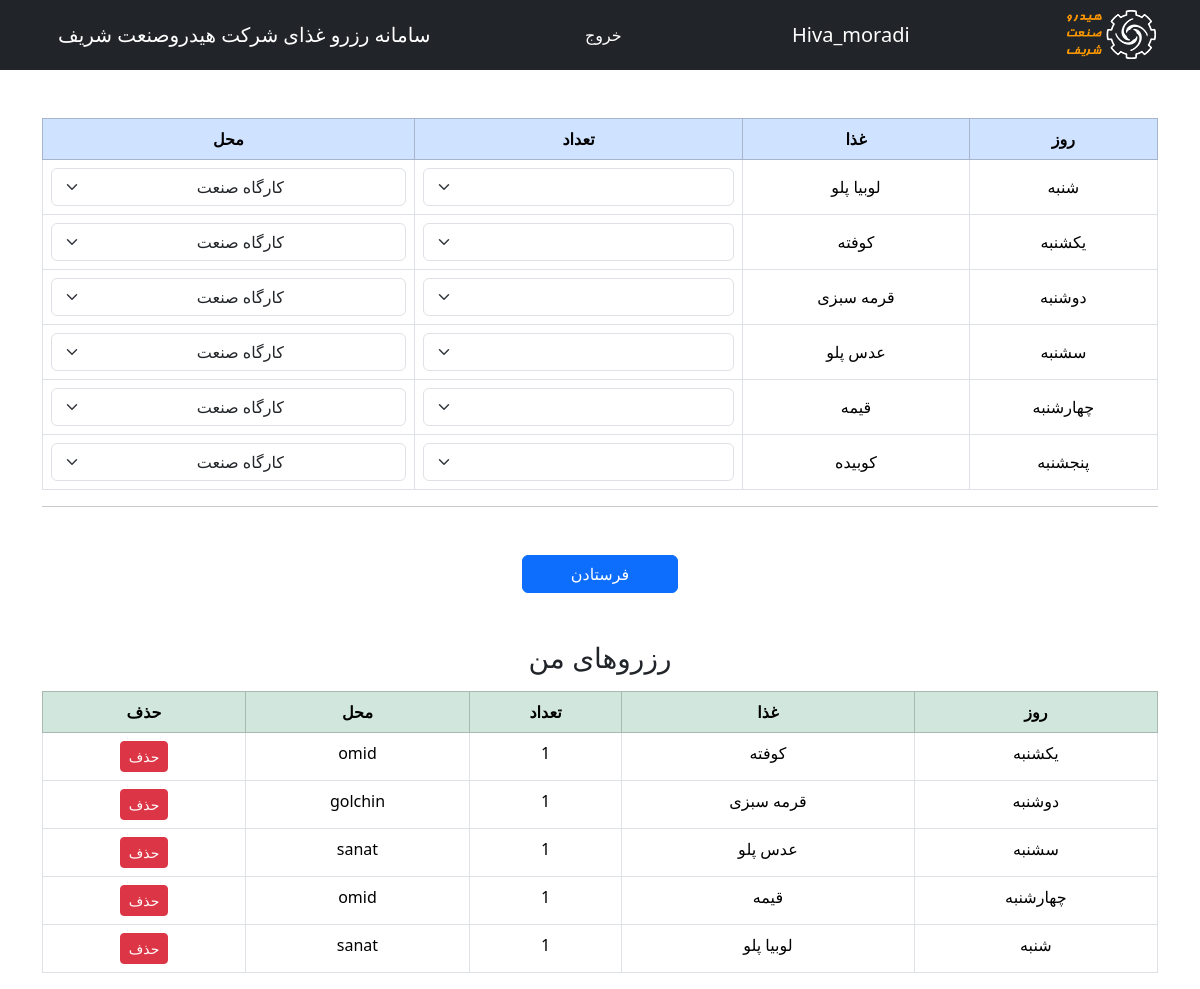
/account/reserve/ (signed in), run on the app's committed database.
### accounts/models.py (models this page shows, shortened)
class Foodlist(models.Model):
    food=models.CharField(max_length=30)
    day=models.CharField(max_length=20)
    reservedate=models.DateField()

class Reservation(models.Model):
    user=models.ForeignKey(User,on_delete=models.CASCADE)
    day=models.CharField(max_length=30)
    food=models.CharField(max_length=40)
    quantity=models.IntegerField()
    location=models.CharField(max_length=40)
    def __str__(self):
        return f'{self.user}'

### accounts/views.py (the view, shortened to what this page needs)
# urls.py: path('reserve/',views.reserve_view, name='reserve'),
@login_required
def reserve_view(request):
    food_list = Foodlist.objects.all()
    reservations = Reservation.objects.filter(user=request.user)
    print(reservations)
    res_dict = {(r.day, r.food): r for r in reservations}
    print(res_dict)
    return render(
        request,
        'accounts/reserve_view.html',
        {'reservations': reservations ,'food_list': food_list}
    )

### templates/accounts/reserve_view.html (shortened to what this page needs)
{% load humanize %} {% load static %}
<!doctype html>
<html lang="fa" dir="rtl">
  <head>
    <link
      rel="stylesheet"
      href="https://cdn.jsdelivr.net/npm/bootstrap@5.3.3/dist/css/bootstrap.rtl.min.css"
    />
  </head>
  <body>
    <nav class="navbar navbar-dark bg-dark">
      <div class="container">
        <img src="{% static 'images/logo.png' %}" alt="" />
        <div class="navbar-brand">{{user.username}}</div>
        <div class="header_item">
          <a
            href="{% url 'logout' %}"
            style="color: white; text-decoration: none"
            >خروج</a
          >
        </div>
        <span class="navbar-brand">سامانه رزرو غذای شرکت هیدروصنعت شریف</span>
      </div>
    </nav>
    <div class="container mt-5">
      <form method="post">
        <table
          class="table table-bordered table-hover text-center align-middle"
        >
          <thead class="table-primary">
            <th>روز</th>
            <th>غذا</th>
            <th>تعداد</th>
            <th>محل</th>
          </thead>
          <tbody>
            {% for item in food_list %}
            <tr>
              <td>{{item.day}}</td>
              <td>{{item.food}}</td>
              <td>
                <input
                  type="number"
                  name="qty_{{item.id}}"
                  max="1"
                  min="0"
                  id=""
                  class="form-select text-center"
                />
              </td>
              <td>
                <select
                  name="location_{{item.id}}"
                  class="form-select text-center"
                >
                  <option value="sanat">کارگاه صنعت</option>
                </select>
              </td>
            </tr>
            {% endfor %}
          </tbody>
        </table>
        <hr />
        <div class="text-center mt-5">
          <input type="submit" value="فرستادن" class="btn btn-primary px-5" />
        </div>
        <h3 class="text-center mt-5">رزروهای من</h3>
        <table class="table table-bordered text-center mt-3">
          <thead class="table-success">
            <tr>
              <th>روز</th>
              <th>غذا</th>
              <th>تعداد</th>
              <th>محل</th>
              <th>حذف</th>
            </tr>
          </thead>
          <tbody>
            {% for r in reservations %}
            <tr>
              <td>{{ r.day }}</td>
              <td>{{ r.food }}</td>
              <td>{{ r.quantity }}</td>
              <td>{{ r.location }}</td>
              <td>
                <a
                  href="{% url 'delete_reservation' r.id %}"
                  class="btn btn-danger btn-sm"
                  onclick="return confirm('حذف شود؟');"
                >
                  حذف
                </a>
              </td>
            </tr>
            {% empty %}
            <tr>
              <td colspan="4">هیچ رزروی ثبت نشده</td>
            </tr>
            {% endfor %}
          </tbody>
        </table>
      </form>
    </div>
  </body>
</html>

### data on the page
Foodlist: day "شنبه", food "لوبیا پلو", id "کارگاه صنعت"
Foodlist: day "یکشنبه", food "کوفته", id "کارگاه صنعت"
Foodlist: day "دوشنبه", food "قرمه سبزی", id "کارگاه صنعت"
Foodlist: day "سشنبه", food "عدس پلو", id "کارگاه صنعت"
Foodlist: day "چهارشنبه", food "قیمه", id "کارگاه صنعت"
Foodlist: day "پنجشنبه", food "کوبیده", id "کارگاه صنعت"
Reservation: day "یکشنبه", food "کوفته", quantity "1", location "omid"
Reservation: day "دوشنبه", food "قرمه سبزی", quantity "1", location "golchin"
Reservation: day "سشنبه", food "عدس پلو", quantity "1", location "sanat"
Reservation: day "چهارشنبه", food "قیمه", quantity "1", location "omid"
Reservation: day "شنبه", food "لوبیا پلو", quantity "1", location "sanat"

### other printed values
{{ user.username }} "Hiva_moradi"
